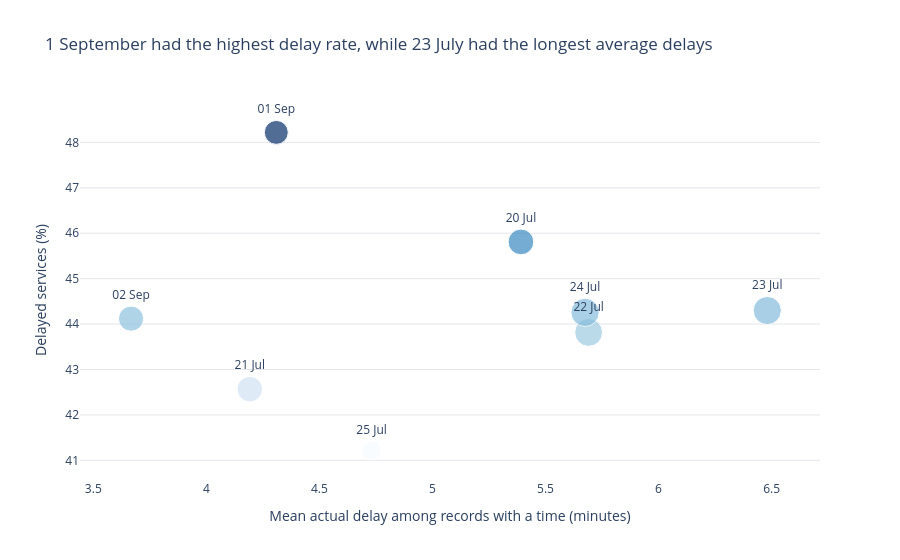

Notebook cell for this chart:
### Markdown cell above
## Question 8 — Which sampled dates combined high delay rates with long average delays?

### Why this matters

A day may contain many delayed services but only short delays, while another
may contain fewer disruptions of greater severity. Comparing both measures
helps identify different forms of system-wide disruption.

### Method

For each sampled date, the delay rate, average actual delay and number of
services are calculated. Bubble size represents service volume.

### Code cell
date_stats = (
    clean.groupby(
        "date",
        as_index=False
    )
    .agg(
        total_services=("has_delay", "size"),
        delay_rate=("has_delay", "mean"),
        mean_actual_delay=(
            "actual_delay_minutes",
            "mean"
        )
    )
)


date_stats["delay_rate_pct"] = (
    date_stats["delay_rate"] * 100
)


date_stats["date_label"] = (
    date_stats["date"].dt.strftime("%d %b")
)


fig = px.scatter(
    date_stats,
    x="mean_actual_delay",
    y="delay_rate_pct",
    size="total_services",
    text="date_label",
    color="delay_rate_pct",
    color_continuous_scale="Blues",
    hover_data={
        "total_services": ":,",
        "delay_rate_pct": ":.1f",
        "mean_actual_delay": ":.1f",
        "date_label": False
    },
    title=(
        "1 September had the highest delay rate, "
        "while 23 July had the longest average delays"
    )
)

fig.update_traces(
    textposition="top center"
)

fig.update_layout(
    template="plotly_white",
    coloraxis_showscale=False
)

fig.update_xaxes(
    title=(
        "Mean actual delay among records "
        "with a time (minutes)"
    ),
    showgrid=False
)

fig.update_yaxes(
    title="Delayed services (%)",
    gridcolor="#E5E7EB"
)

fig.show()

### Figure 1 — Plotly figure (JSON) as saved in the notebook; plotly's stock layout.template omitted (floating-point values rounded to 4 significant figures)
{"data": [{"customdata": [[9640, "20 Jul"], [9472, "21 Jul"], [11304, "22 Jul"], [11522, "23 Jul"], [11650, "24 Jul"], [5325, "25 Jul"], [8372, "01 Sep"], [9191, "02 Sep"]], "hovertemplate": "mean_actual_delay=%{x:.1f}<br>delay_rate_pct=%{marker.color:.1f}<br>total_services=%{customdata[0]:,}<extra></extra>", "legendgroup": "", "marker": {"color": [45.81, 42.57, 43.82, 44.3, 44.26, 41.22, 48.22, 44.12], "coloraxis": "coloraxis", "size": [9640, 9472, 11304, 11522, 11650, 5325, 8372, 9191], "sizemode": "area", "sizeref": 29.12, "symbol": "circle"}, "mode": "markers+text", "name": "", "orientation": "v", "showlegend": false, "text": ["20 Jul", "21 Jul", "22 Jul", "23 Jul", "24 Jul", "25 Jul", "01 Sep", "02 Sep"], "textposition": "top center", "type": "scatter", "x": [5.391, 4.192, 5.691, 6.481, 5.675, 4.731, 4.309, 3.667], "xaxis": "x", "y": [45.81, 42.57, 43.82, 44.3, 44.26, 41.22, 48.22, 44.12], "yaxis": "y"}], "layout": {"coloraxis": {"autocolorscale": false, "colorbar": {"title": {"text": "delay_rate_pct"}}, "colorscale": [[0, "rgb(247,251,255)"], [0.125, "rgb(222,235,247)"], [0.25, "rgb(198,219,239)"], [0.375, "rgb(158,202,225)"], [0.5, "rgb(107,174,214)"], [0.625, "rgb(66,146,198)"], [0.75, "rgb(33,113,181)"], [0.875, "rgb(8,81,156)"], [1, "rgb(8,48,107)"]], "showscale": false}, "legend": {"itemsizing": "constant", "tracegroupgap": 0}, "title": {"text": "1 September had the highest delay rate, while 23 July had the longest average delays"}, "xaxis": {"anchor": "y", "domain": [0, 1], "showgrid": false, "title": {"text": "Mean actual delay among records with a time (minutes)"}}, "yaxis": {"anchor": "x", "domain": [0, 1], "gridcolor": "#E5E7EB", "title": {"text": "Delayed services (%)"}}}}
